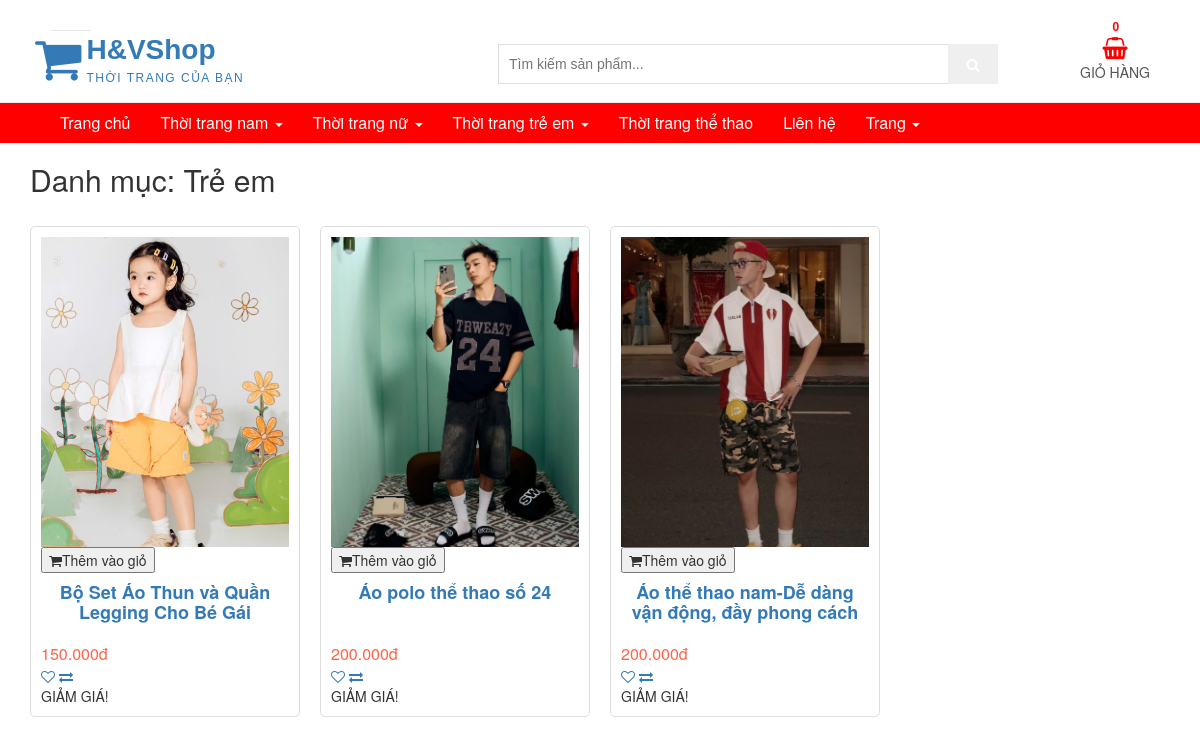
/product.php?category=4, run on the app's committed database.
### tables this page shows
CREATE TABLE IF NOT EXISTS `categories` (
  `category_id` int NOT NULL AUTO_INCREMENT,
  `category_name` varchar(100) NOT NULL,
  `description` text,
  `status` tinyint(1) DEFAULT '1',
  PRIMARY KEY (`category_id`)
);

CREATE TABLE IF NOT EXISTS `products` (
  `product_id` int NOT NULL AUTO_INCREMENT,
  `product_name` varchar(255) NOT NULL,
  `price` decimal(10,2) NOT NULL,
  `description` text,
  `stock_quantity` int DEFAULT '0',
  `image_url` varchar(255) DEFAULT NULL,
  `size` varchar(50) DEFAULT NULL,
  `color` varchar(50) DEFAULT NULL,
  `brand_id` int DEFAULT NULL,
  `category_id` int DEFAULT NULL,
  `product_type` varchar(255) DEFAULT NULL,
  `gender` varchar(50) DEFAULT NULL,
  PRIMARY KEY (`product_id`),
  KEY `brand_id` (`brand_id`),
  KEY `category_id` (`category_id`)
);

### product.php (the view, shortened to what this page needs)
<?php
try {
    $category = isset($_GET['category']) ? $_GET['category'] : null;
    $search = isset($_GET['query']) ? trim($_GET['query']) : '';
    $pdo = new PDO("mysql:host=localhost;dbname=db_web", "root", "");
    $pdo->setAttribute(PDO::ATTR_ERRMODE, PDO::ERRMODE_EXCEPTION);
    $sql = "SELECT p.*, c.category_name
            FROM products p
            LEFT JOIN categories c ON p.category_id = c.category_id
            WHERE 1=1";
    $params = array();
    if ($category == 4) {
        $sql .= " AND (p.product_name LIKE :sport
                 OR p.description LIKE :sport
                 OR p.product_type = 'the-thao')";
        $params[':sport'] = '%thể thao%';
    } elseif ($category) {
        $sql .= " AND p.category_id = :category";
        $params[':category'] = $category;
    }
    $stmt = $pdo->prepare($sql);
    $stmt->execute($params);
    $products = $stmt->fetchAll(PDO::FETCH_ASSOC);
} catch(PDOException $e) {
    echo "Lỗi: " . $e->getMessage();
    exit;
}
?>
<!DOCTYPE html>
<html lang="en">
<head>
    <link href="css/font-awesome.css" rel="stylesheet">
    <link href="css/bootstrap.css" rel="stylesheet">
    <link href="css/jquery.smartmenus.bootstrap.css" rel="stylesheet">
    <link href="css/product.css" rel="stylesheet">
</head>
<body>
<header id="aa-header">
    <div class="aa-header-top">
      <div class="container">
        <div class="row">
          <div class="col-md-12">
            <div class="aa-header-top-area">
              <div class="aa-header-top-left">
              <div class="aa-header-top">
    </div>
            </div>
          </div>
        </div>
      </div>
    </div>
    <div class="aa-header-bottom">
      <div class="container">
        <div class="row">
          <div class="col-md-12">
            <div class="aa-header-bottom-area">
              <div class="aa-logo">
                <a href="index.php">
                  <span class="fa fa-shopping-cart"></span>
                  <p>H&V<strong>Shop</strong> <span>Thời trang của bạn</span></p>
                </a>
              </div>
              <div class="aa-cartbox">
                <a class="aa-cart-link" href="cart.php">
                  <span class="fa fa-shopping-basket"></span>
                  <span class="aa-cart-title">GIỎ HÀNG</span>
                  <span class="aa-cart-notify">
                    <?php echo isset($_SESSION['cart']) ? count($_SESSION['cart']) : 0; ?>
                  </span>
                </a>
              </div>
              <div class="aa-search-box">
                <form action="search.php" method="GET">
                  <input type="text" name="query" placeholder="Tìm kiếm sản phẩm...">
                  <button type="submit"><span class="fa fa-search"></span></button>
                </form>
              </div>
            </div>
          </div>
        </div>
      </div>
    </div>
  </header>
  <section id="menu">
    <div class="container">
      <div class="menu-area">
        <div class="navbar navbar-default" role="navigation">
          <div class="navbar-collapse collapse">
            <ul class="nav navbar-nav">
              <li><a href="index.php">Trang chủ</a></li>
              <li><a href="#">Thời trang nam <span class="caret"></span></a>
              </li>
              <li><a href="#">Thời trang nữ <span class="caret"></span></a>
              </li>
              <li><a href="#">Thời trang trẻ em <span class="caret"></span></a>
              </li>
              <li><a href="product.php?category=4">Thời trang thể thao</a></li>
              <li><a href="contact.php">Liên hệ</a></li>
              <li><a href="#">Trang <span class="caret"></span></a>
              </li>
            </ul>
          </div>
        </div>
      </div>
    </div>
  </section>
    <section id="aa-product-category" >
        <div class="container">
            <div class="row">
                <div class="col-md-12">
                    <div class="aa-product-catg-content">
                        <div class="aa-product-catg-head">
                            <div class="aa-product-catg-head-left">
                                <h2>
                                    <?php
                                    if($search) {
                                        echo 'Kết quả tìm kiếm cho: "' . htmlspecialchars($search) . '"';
                                    } elseif($category) {
                                        echo 'Danh mục: ' . htmlspecialchars($products[0]['category_name'] ?? 'Tất cả sản phẩm');
                                    } else {
                                        echo 'Tất cả sản phẩm';
                                    }
                                    ?>
                                </h2>
                            </div>
                        </div>
                        <div class="aa-product-catg-body">
                            <ul class="aa-product-catg">
                                <?php foreach($products as $product): ?>
                                <li>
                                    <figure>
                                        <a class="aa-product-img" href="product-detail.php?id=<?php echo $product['product_id']; ?>">
                                            <img src="<?php echo htmlspecialchars($product['image_url']); ?>"
                                                 alt="<?php echo htmlspecialchars($product['product_name']); ?>">
                                        </a>
                                        <form class="add-to-cart-form" method="POST" style="display: inline;">
                                            <button type="submit" class="aa-add-card-btn">
                                                <span class="fa fa-shopping-cart"></span>Thêm vào giỏ
                                            </button>
                                        </form>
                                        <figcaption>
                                            <h4 class="aa-product-title">
                                                <a href="product-detail.php?id=<?php echo $product['product_id']; ?>">
                                                    <?php echo htmlspecialchars($product['product_name']); ?>
                                                </a>
                                            </h4>
                                            <span class="aa-product-price">
                                                <?php echo number_format($product['price'], 0, ',', '.'); ?>đ
                                            </span>
                                        </figcaption>
                                    </figure>
                                    <div class="aa-product-hvr-content">
                                        <a href="#" data-toggle="tooltip" data-placement="top" title="Yêu thích">
                                            <span class="fa fa-heart-o"></span>
                                        </a>
                                        <a href="#" data-toggle="tooltip" data-placement="top" title="So sánh">
                                            <span class="fa fa-exchange"></span>
                                        </a>
                                    </div>
                                    <span class="aa-badge aa-sale">GIẢM GIÁ!</span>
                                </li>
                                <?php endforeach; ?>
                            </ul>
                        </div>
                    </div>
                </div>
            </div>
        </div>
    </section>
</body>
</html>

### data on the page
categories: category_name "Trẻ em"
products: image_url (picture), product_name "Bộ Set Áo Thun và Quần Legging Cho Bé Gái", price "150.000"
products: image_url (picture), product_name "Áo polo thể thao số 24", price "200.000"
products: image_url (picture), product_name "Áo thể thao nam-Dễ dàng vận động, đầy phong cách", price "200.000"
